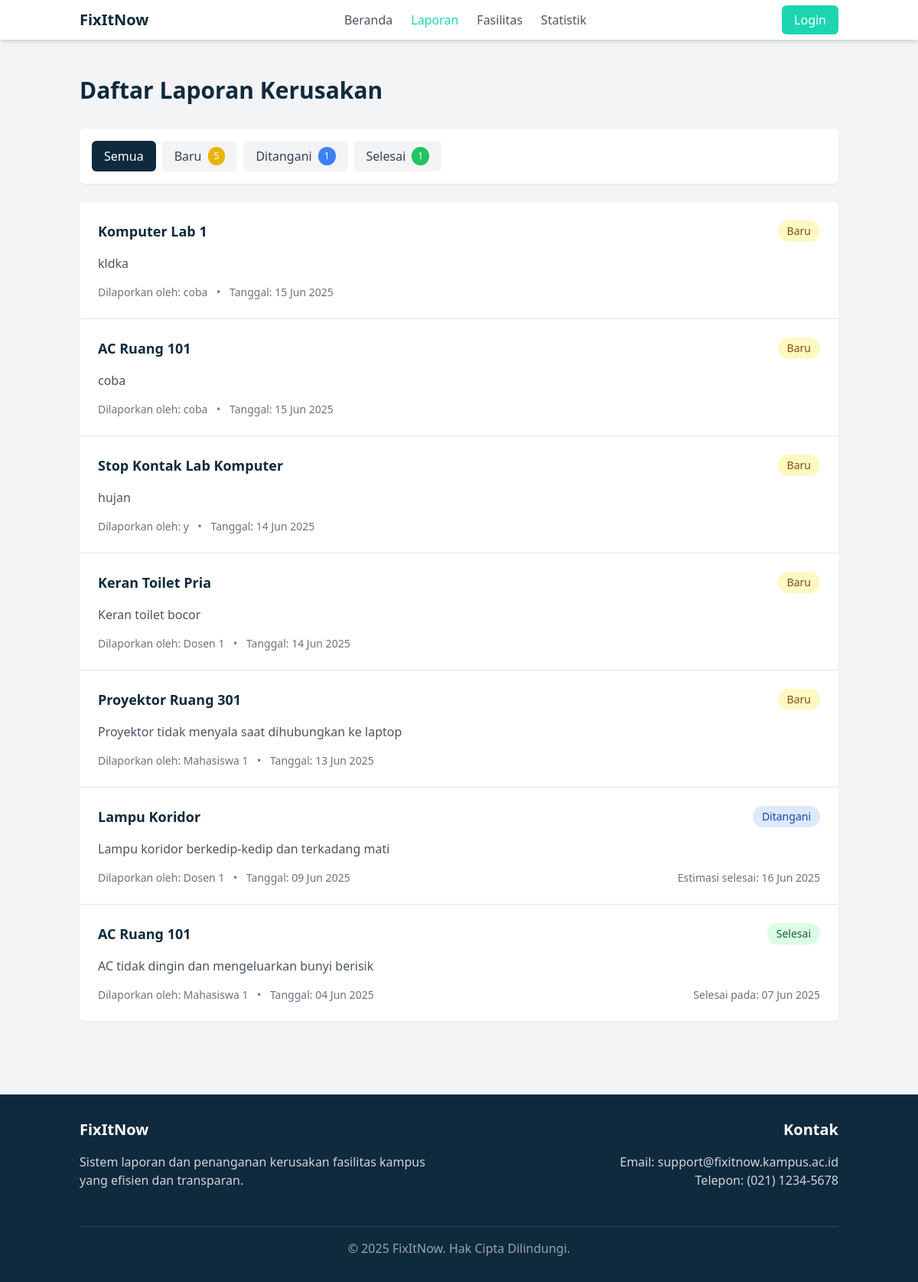
/laporan.php, run on an earlier commit of the app's database.
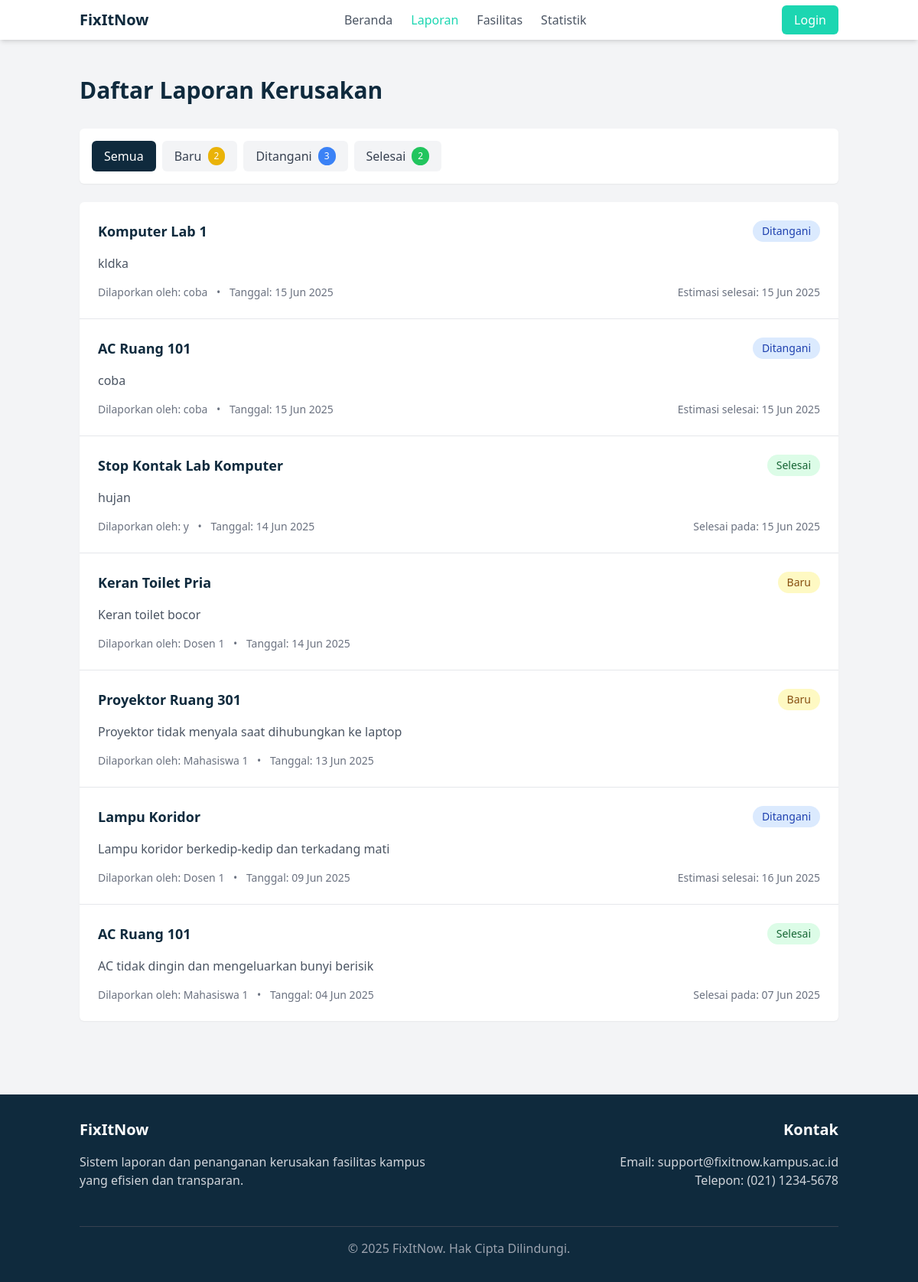
And on a later commit of the database.
### tables this page shows
CREATE TABLE `laporan` (
  `id_laporan` int NOT NULL AUTO_INCREMENT,
  `id_pelapor` int NOT NULL,
  `id_fasilitas` int NOT NULL,
  `deskripsi_kerusakan` text NOT NULL,
  `status` enum('Baru','Ditangani','Selesai') NOT NULL DEFAULT 'Baru',
  `tanggal_lapor` datetime NOT NULL,
  `id_teknisi` int DEFAULT NULL,
  `estimasi_selesai` date DEFAULT NULL,
  `tanggal_selesai` datetime DEFAULT NULL,
  PRIMARY KEY (`id_laporan`),
  KEY `id_pelapor` (`id_pelapor`),
  KEY `id_fasilitas` (`id_fasilitas`),
  KEY `id_teknisi` (`id_teknisi`),
  CONSTRAINT `laporan_ibfk_1` FOREIGN KEY (`id_pelapor`) REFERENCES `users` (`id_user`),
  CONSTRAINT `laporan_ibfk_2` FOREIGN KEY (`id_fasilitas`) REFERENCES `fasilitas` (`id_fasilitas`),
  CONSTRAINT `laporan_ibfk_3` FOREIGN KEY (`id_teknisi`) REFERENCES `users` (`id_user`)
);

CREATE TABLE `fasilitas` (
  `id_fasilitas` int NOT NULL AUTO_INCREMENT,
  `nama_fasilitas` varchar(100) NOT NULL,
  `id_kategori` int NOT NULL,
  `lokasi` varchar(100) NOT NULL,
  PRIMARY KEY (`id_fasilitas`),
  KEY `id_kategori` (`id_kategori`),
  CONSTRAINT `fasilitas_ibfk_1` FOREIGN KEY (`id_kategori`) REFERENCES `kategori_fasilitas` (`id_kategori`)
);

CREATE TABLE `users` (
  `id_user` int NOT NULL AUTO_INCREMENT,
  `nama` varchar(100) NOT NULL,
  `email` varchar(100) NOT NULL,
  `password` varchar(255) NOT NULL,
  `role` enum('user','teknisi','admin') NOT NULL DEFAULT 'user',
  `created_at` timestamp NULL DEFAULT CURRENT_TIMESTAMP,
  PRIMARY KEY (`id_user`),
  UNIQUE KEY `email` (`email`)
);

### models/Laporan.php (called while the page is built, shortened)
<?php
class Laporan {
    protected $pdo;
    public function __construct(PDO $db_connection) {
        $this->pdo = $db_connection;
    }
    public function getReports($status = '', $page = 1, $perPage = 10) {
        $offset = ($page - 1) * $perPage;
        $params = [];
        $sql = "SELECT l.*, f.nama_fasilitas, u.nama as nama_pelapor
                FROM laporan l
                JOIN fasilitas f ON l.id_fasilitas = f.id_fasilitas
                JOIN users u ON l.id_pelapor = u.id_user";
        $perPage = (int)$perPage;
        $offset = (int)$offset;
        $sql .= " ORDER BY l.tanggal_lapor DESC LIMIT $perPage OFFSET $offset";
        $stmt = $this->pdo->prepare($sql);
        $stmt->execute($params);
        return $stmt->fetchAll(PDO::FETCH_ASSOC);
    }
    public function getReportsByStatus($status) {
        try {
            $query = "SELECT l.*, f.nama_fasilitas, u.nama as nama_pelapor
                      FROM laporan l
                      JOIN fasilitas f ON l.id_fasilitas = f.id_fasilitas
                      JOIN users u ON l.id_pelapor = u.id_user
                      WHERE l.status = ?";
            $stmt = $this->pdo->prepare($query);
            $stmt->execute([$status]);
            return $stmt->fetchAll(PDO::FETCH_ASSOC);
        } catch (PDOException $e) {
            throw new Exception("Error fetching reports by status: " . $e->getMessage());
        }
    }
}
?>

### laporan.php (the view, shortened to what the changed rows need)
<?php
require_once 'models/Laporan.php';
$db = new Database();
$conn = $db->getConnection();
$laporanModel = new Laporan($conn);
$status = isset($_GET['status']) ? $_GET['status'] : '';
$page = isset($_GET['page']) ? (int)$_GET['page'] : 1;
$perPage = 10;
$reports = $laporanModel->getReports($status, $page, $perPage);
$newCount = count($laporanModel->getReportsByStatus('Baru'));
$inProgressCount = count($laporanModel->getReportsByStatus('Ditangani'));
$completedCount = count($laporanModel->getReportsByStatus('Selesai'));
?>
<!DOCTYPE html>
<html lang="id">
<head>
    <script src="https://cdn.tailwindcss.com"></script>
</head>
<body class="bg-gray-100">
    <div class="container mx-auto px-4 py-12">
        <div class="flex justify-between items-center mb-8">
            <h1 class="text-3xl font-bold text-primary">Daftar Laporan Kerusakan</h1>
        </div>
        <div class="bg-white p-4 rounded-md shadow-sm mb-6">
            <div class="flex flex-wrap gap-2">
                <a href="laporan.php?status=Baru" class="<?= $status === 'Baru' ? 'bg-primary text-white' : 'bg-gray-100 text-gray-700 hover:bg-gray-200' ?> px-4 py-2 rounded-md flex items-center">
                    Baru
                    <span class="ml-2 bg-yellow-500 text-white text-xs px-2 py-1 rounded-full"><?= $newCount ?></span>
                </a>
                <a href="laporan.php?status=Ditangani" class="<?= $status === 'Ditangani' ? 'bg-primary text-white' : 'bg-gray-100 text-gray-700 hover:bg-gray-200' ?> px-4 py-2 rounded-md flex items-center">
                    Ditangani
                    <span class="ml-2 bg-blue-500 text-white text-xs px-2 py-1 rounded-full"><?= $inProgressCount ?></span>
                </a>
                <a href="laporan.php?status=Selesai" class="<?= $status === 'Selesai' ? 'bg-primary text-white' : 'bg-gray-100 text-gray-700 hover:bg-gray-200' ?> px-4 py-2 rounded-md flex items-center">
                    Selesai
                    <span class="ml-2 bg-green-500 text-white text-xs px-2 py-1 rounded-full"><?= $completedCount ?></span>
                </a>
            </div>
        </div>
        <div class="bg-white rounded-md shadow-sm overflow-hidden">
            <?php if (empty($reports)): ?>
                <div class="p-8 text-center">
                    <p class="text-gray-500">Tidak ada laporan yang ditemukan.</p>
                </div>
            <?php else: ?>
                <div class="grid grid-cols-1 divide-y">
                    <?php foreach($reports as $report): ?>
                        <div class="p-6">
                            <div class="flex flex-wrap justify-between mb-4">
                                <h3 class="text-lg font-bold text-primary"><?= $report['nama_fasilitas'] ?></h3>
                                <span class="<?= getStatusClass($report['status']) ?> px-3 py-1 rounded-full text-sm">
                                    <?= $report['status'] ?>
                                </span>
                            </div>
                            <p class="text-gray-600 mb-4"><?= $report['deskripsi_kerusakan'] ?></p>
                            <div class="flex flex-wrap justify-between text-sm text-gray-500">
                                <div>
                                    <span>Dilaporkan oleh: <?= $report['nama_pelapor'] ?></span>
                                    <span class="mx-2">•</span>
                                    <span>Tanggal: <?= date('d M Y', strtotime($report['tanggal_lapor'])) ?></span>
                                </div>
                                <div>
                                    <?php if($report['status'] === 'Ditangani'): ?>
                                        <span>Estimasi selesai: <?= date('d M Y', strtotime($report['estimasi_selesai'])) ?></span>
                                    <?php elseif($report['status'] === 'Selesai'): ?>
                                        <span>Selesai pada: <?= date('d M Y', strtotime($report['tanggal_selesai'])) ?></span>
                                    <?php endif; ?>
                                </div>
                            </div>
                        </div>
                    <?php endforeach; ?>
                </div>
            <?php endif; ?>
        </div>
    </div>
    <?php
    function getStatusClass($status) {
        switch($status) {
            case 'Baru':
                return 'bg-yellow-100 text-yellow-800';
            case 'Ditangani':
                return 'bg-blue-100 text-blue-800';
            case 'Selesai':
                return 'bg-green-100 text-green-800';
        }
    }
    ?>
</body>
</html>

What changed in the data, as far as the page shows it:
changed laporan "kldka": status "Baru" → "Ditangani"; estimasi_selesai (not shown) → "15 Jun 2025"
changed laporan (number 2 of 7 on the later page): status "Baru" → "Ditangani"; estimasi_selesai (not shown) → "15 Jun 2025"
changed laporan "hujan": status "Baru" → "Selesai"; tanggal_selesai (not shown) → "15 Jun 2025"
Also different on the page:
$newCount: "5" → "2"
$inProgressCount: "1" → "3"
$completedCount: "1" → "2"
